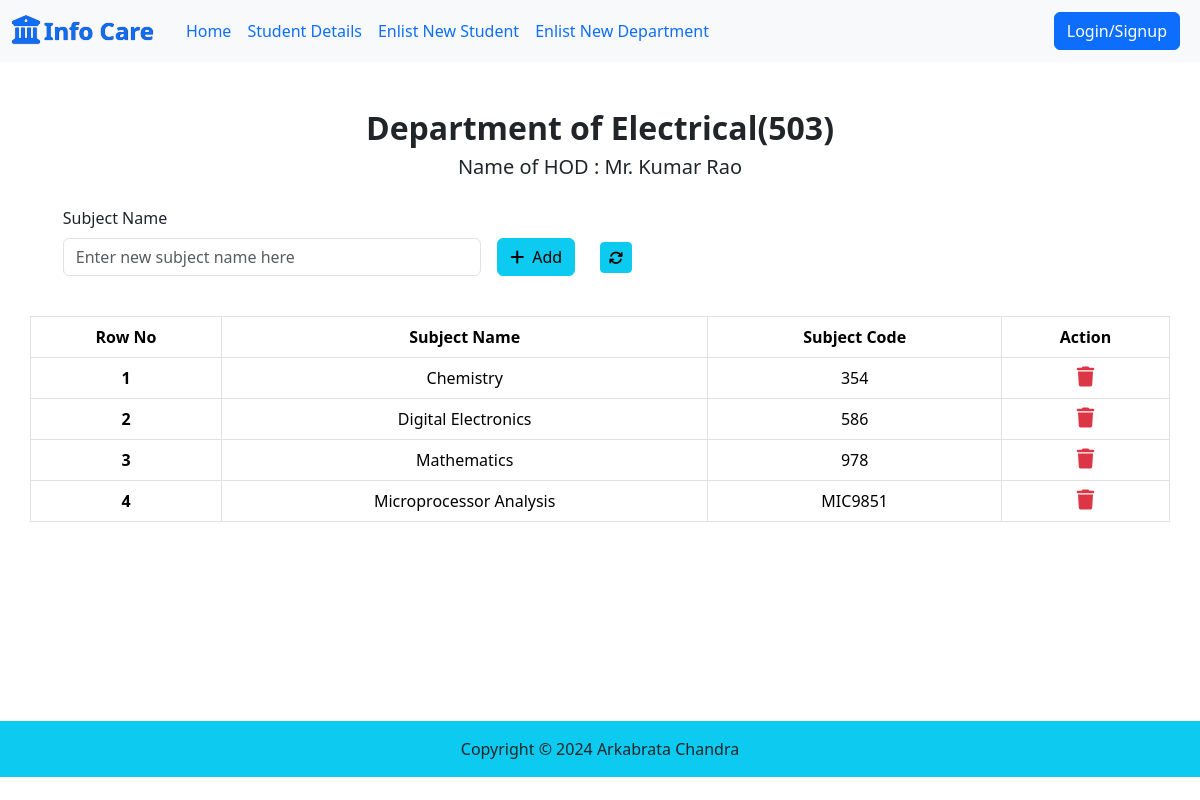
The app's page /department/enlist/Electrical with its own data.
### studentcard/models.py (models this page shows, shortened)
class Department(models.Model):
    department = models.CharField(max_length=50,default=None,unique=True)
    code = models.IntegerField(default=None,unique=True)
    hod_name = models.CharField(max_length=100,default=None)
    class Meta:
        ordering = ['department']

class Subject(models.Model):
    sub_dept = models.ForeignKey(Department,related_name="SubjectDept",on_delete=models.CASCADE,null=True,blank=True)
    sub_name = models.CharField(max_length=70,default=None)
    sub_code = models.CharField(max_length=10,default=None,unique=True)
    class Meta:
        ordering = ["sub_name"]

### studentcard/views.py (the view, shortened to what this page needs)
# urls.py: path('department/enlist/<dept_name>',show_dept_subjects,name="ShowDepartmentSubjects"),
@csrf_exempt
def show_dept_subjects(request,dept_name):
    try:
        subjects = Subject.objects.filter(sub_dept__department = dept_name)
        hod = subjects[0].sub_dept.hod_name
        code = subjects[0].sub_dept.code
        return render(request,"report/subjects.html",context={"dept_info":{"name" : dept_name,"hod" : hod,"code" : code},"subjects" : subjects})
    except Exception as e:
        print(e)
    return HttpResponse("Subjects not shown")

### studentcard/templates/report/subjects.html (shortened to what this page needs)
{% extends "base.html" %}
{% block main %}
<div class="mt-2 mb-4 text-center">
<div class="fs-2 fw-semibold">Department of {{dept_info.name}}({{dept_info.code}})</div>
<div class="fs-5">Name of HOD : {{dept_info.hod}}</div>
</div>
<div class="container mb-4 d-flex justify-content-start align-items-center">
    <form method="POST" action="/department/enlist/{{dept_info.name}}" class="d-flex justify-content-center align-items-center w-50">
        <div class="mb-3 me-3 w-75">
            <label for="InputSubjectName" class="form-label">Subject Name</label>
            <input type="text" class="form-control" name="subname" id="InputSubjectName" placeholder="Enter new subject name here">
        </div>
        <button type="submit" class="btn btn-info mt-3 me-1"><i class="fa fa-add me-2"></i>Add</button>
    </form>
    <a href="/department/enlist/{{dept_info.name}}"><button class="btn btn-info btn-sm mt-3"><i class="fa fa-refresh"></i></button></a>
</div>
<table class="table container table-bordered text-center mb-5">
    <thead>
      <tr>
        <th scope="col">Row No</th>
        <th scope="col">Subject Name</th>
        <th scope="col">Subject Code</th>
        <th scope="col">Action</th>
      </tr>
    </thead>
    <tbody>
    {% for s in subjects %}
      <tr>
        <th scope="row">{{forloop.counter}}</th>
        <td scope="row">{{s.sub_name}}</td>
        <td>{{s.sub_code}}</td>
        <td>
          <i class="fa fa-trash text-danger fs-5" style="cursor: pointer;" onclick="del_sub('{{s.sub_code}}')"></i>
        </td>
      </tr>
    {% endfor %}
    </tbody>
</table>
{% endblock %}

### records on screen
Department: name "Electrical", hod "Mr. Kumar Rao"
Subject: sub_name "Chemistry", sub_code "354"
Subject: sub_name "Digital Electronics", sub_code "586"
Subject: sub_name "Mathematics", sub_code "978"
Subject: sub_name "Microprocessor Analysis", sub_code "MIC9851"

### other values on screen
{{ dept_info.code }} "503"
